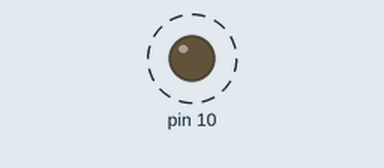
A sketch run on a simulated Arduino Uno, built with avr-gcc and run on an emulated ATmega328P. Parts: output pins drawn as LEDs (lit = HIGH). Dashed ring = blinking.

Above: at 0.6 s.
Timing chart, 0 to 3.0 s (numbered marks = the images above):
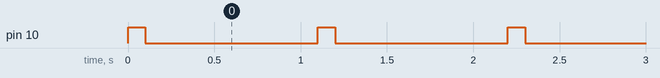

Measured:
- by itself, pin 10: alternates HIGH for 0.10 s and LOW for 1.0 s

The sketch:

sketch_led_blinking.ino
```cpp
void setup() {
  // put your setup code here, to run once:
  pinMode(10, OUTPUT);
}

void loop() {
  // put your main code here, to run repeatedly:
  digitalWrite(10, HIGH);
  delay(100);
  digitalWrite(10, LOW);
  delay(1000);
}
```
